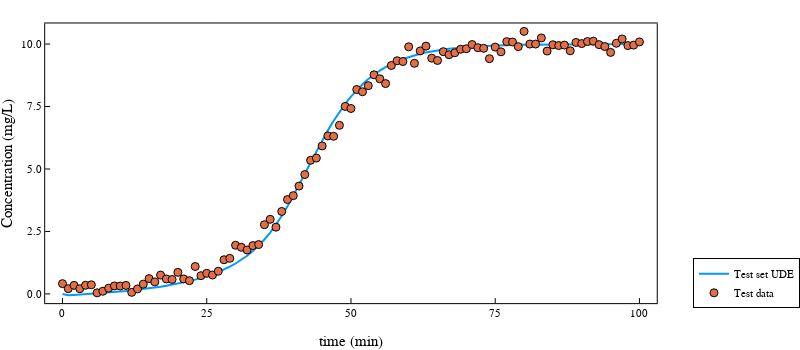

Notebook cell for this chart:
### Code cell
Cin = 10.0
test_prob = remake(prob; p = res1.u, tspan = (0.0, 100.), u0 = [0.0, 0.0])
sol_testprob = Array(solve(test_prob, AutoVern7(KenCarp4(autodiff = true)), abstol = 1e-6, reltol = 1e-6,
        saveat = Δt))[1, :];
plot(0.0:1.0:100.0, sol_testprob, label = "Test set UDE", size = (800, 350))
scatter!(test_data[:, 1], test_data[:, 2], xlabel = "time (min)", 
    ylabel = "Concentration (mg/L)", label = "Test data",
legend=:outerbottomright)

### Figure 1 — Plotly figure (JSON) as saved in the notebook; plotly's stock layout.template omitted (floating-point values rounded to 4 significant figures)
{"data": [{"colorbar": {"len": 0.9021, "title": "", "x": 0.9951, "y": 0.5377}, "legendgroup": "Test set UDE", "line": {"color": "rgba(0, 154, 250, 1.000)", "dash": "solid", "shape": "linear", "width": 2}, "mode": "lines", "name": "Test set UDE", "showlegend": true, "type": "scatter", "x": [0, 1, 2, 3, 4, 5, 6, 7, 8, 9, 10, 11, 12, 13, 14, 15, 16, 17, 18, 19, 20, 21, 22, 23, 24, 25, 26, 27, 28, 29, 30, 31, 32, 33, 34, 35, 36, 37, 38, 39, 40, 41, 42, 43, 44, 45, 46, 47, 48, 49, 50, 51, 52, 53, 54, 55, 56, 57, 58, 59, 60, 61, 62, 63, 64, 65, 66, 67, 68, 69, 70, 71, 72, 73, 74, 75, 76, 77, 78, 79, 80, 81, 82, 83, 84, 85, 86, 87, 88, 89, 90, 91, 92, 93, 94, 95, 96, 97, 98, 99, 100], "xaxis": "x", "y": [0, -0.05265, -0.03952, -0.0257, -0.01111, 0.00429, 0.02059, 0.03787, 0.05619, 0.07569, 0.09645, 0.1186, 0.1423, 0.1677, 0.1949, 0.2242, 0.2558, 0.2901, 0.3272, 0.3675, 0.4115, 0.4597, 0.5125, 0.5709, 0.6353, 0.7068, 0.7866, 0.8758, 0.976, 1.089, 1.217, 1.362, 1.528, 1.717, 1.933, 2.179, 2.457, 2.771, 3.12, 3.504, 3.917, 4.352, 4.802, 5.255, 5.703, 6.135, 6.546, 6.93, 7.284, 7.607, 7.899, 8.16, 8.393, 8.599, 8.781, 8.941, 9.081, 9.203, 9.31, 9.403, 9.483, 9.553, 9.614, 9.667, 9.712, 9.752, 9.786, 9.815, 9.84, 9.862, 9.881, 9.898, 9.912, 9.924, 9.934, 9.943, 9.951, 9.958, 9.964, 9.969, 9.973, 9.977, 9.98, 9.983, 9.985, 9.987, 9.989, 9.991, 9.992, 9.993, 9.994, 9.995, 9.995, 9.996, 9.997, 9.997, 9.998, 9.998, 9.998, 9.998, 9.999], "yaxis": "y"}, {"colorbar": {"len": 0.9021, "title": "", "x": 0.9951, "y": 0.5377}, "legendgroup": "Test data", "marker": {"color": "rgba(227, 111, 71, 1.000)", "line": {"color": "rgba(0, 0, 0, 1.000)", "width": 1}, "size": 8, "symbol": "circle"}, "mode": "markers", "name": "Test data", "showlegend": true, "type": "scatter", "x": [0, 1, 2, 3, 4, 5, 6, 7, 8, 9, 10, 11, 12, 13, 14, 15, 16, 17, 18, 19, 20, 21, 22, 23, 24, 25, 26, 27, 28, 29, 30, 31, 32, 33, 34, 35, 36, 37, 38, 39, 40, 41, 42, 43, 44, 45, 46, 47, 48, 49, 50, 51, 52, 53, 54, 55, 56, 57, 58, 59, 60, 61, 62, 63, 64, 65, 66, 67, 68, 69, 70, 71, 72, 73, 74, 75, 76, 77, 78, 79, 80, 81, 82, 83, 84, 85, 86, 87, 88, 89, 90, 91, 92, 93, 94, 95, 96, 97, 98, 99, 100], "xaxis": "x", "y": [0.4117, 0.2099, 0.3427, 0.2078, 0.3455, 0.3637, 0.04246, 0.1076, 0.2303, 0.3203, 0.315, 0.3403, 0.06179, 0.199, 0.3917, 0.6122, 0.4808, 0.754, 0.5988, 0.5785, 0.8624, 0.5998, 0.5303, 1.097, 0.7294, 0.8237, 0.7557, 0.9076, 1.368, 1.424, 1.948, 1.865, 1.757, 1.935, 1.974, 2.77, 2.986, 2.672, 3.3, 3.776, 3.933, 4.317, 4.776, 5.346, 5.438, 5.923, 6.325, 6.309, 6.748, 7.506, 7.421, 8.181, 8.092, 8.335, 8.769, 8.611, 8.418, 9.143, 9.332, 9.301, 9.89, 9.229, 9.726, 9.916, 9.435, 9.344, 9.696, 9.575, 9.651, 9.793, 9.814, 9.982, 9.856, 9.83, 9.416, 9.878, 9.689, 10.1, 10.08, 9.898, 10.51, 10.0, 10.0, 10.25, 9.72, 9.972, 9.942, 9.959, 9.73, 10.06, 10.02, 10.1, 10.12, 9.977, 9.902, 9.667, 10.03, 10.2, 9.94, 9.959, 10.09], "yaxis": "y"}], "layout": {"annotations": [], "height": 350, "legend": {"bgcolor": "rgba(255, 255, 255, 1.000)", "bordercolor": "rgba(0, 0, 0, 1.000)", "borderwidth": 1, "font": {"color": "rgba(0, 0, 0, 1.000)", "family": "Computer Modern", "size": 11}, "title": {"font": {"color": "rgba(0, 0, 0, 1.000)", "family": "Computer Modern", "size": 15}, "text": ""}, "tracegroupgap": 0, "traceorder": "normal", "x": 1.05, "xanchor": "lower", "y": 0.07, "yanchor": "right"}, "margin": {"b": 20, "l": 0, "r": 0, "t": 20}, "paper_bgcolor": "rgba(255, 255, 255, 1.000)", "plot_bgcolor": "rgba(255, 255, 255, 1.000)", "showlegend": true, "width": 800, "xaxis": {"anchor": "y", "domain": [0.06846, 0.9951], "gridcolor": "rgba(0, 0, 0, 0.100)", "gridwidth": 0.5, "linecolor": "rgba(0, 0, 0, 1.000)", "mirror": true, "range": [-3, 103], "showgrid": false, "showline": true, "showticklabels": true, "tickangle": 0, "tickcolor": "rgb(0, 0, 0)", "tickfont": {"color": "rgba(0, 0, 0, 1.000)", "family": "Computer Modern", "size": 11}, "tickmode": "array", "ticks": "inside", "ticktext": ["0", "25", "50", "75", "100"], "tickvals": [0, 25, 50, 75, 100], "title": "time (min)", "titlefont": {"color": "rgba(0, 0, 0, 1.000)", "family": "Computer Modern", "size": 15}, "type": "-", "visible": true, "zeroline": false, "zerolinecolor": "rgba(0, 0, 0, 1.000)"}, "yaxis": {"anchor": "x", "domain": [0.08665, 0.9888], "gridcolor": "rgba(0, 0, 0, 0.100)", "gridwidth": 0.5, "linecolor": "rgba(0, 0, 0, 1.000)", "mirror": true, "range": [-0.3694, 10.82], "showgrid": false, "showline": true, "showticklabels": true, "tickangle": 0, "tickcolor": "rgb(0, 0, 0)", "tickfont": {"color": "rgba(0, 0, 0, 1.000)", "family": "Computer Modern", "size": 11}, "tickmode": "array", "ticks": "inside", "ticktext": ["0.0", "2.5", "5.0", "7.5", "10.0"], "tickvals": [0, 2.5, 5, 7.5, 10], "title": "Concentration (mg/L)", "titlefont": {"color": "rgba(0, 0, 0, 1.000)", "family": "Computer Modern", "size": 15}, "type": "-", "visible": true, "zeroline": false, "zerolinecolor": "rgba(0, 0, 0, 1.000)"}}}
